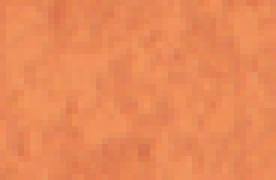
#> input picture example/111/107.png, 46 x 30 px (shown 6 times larger); its folder holds only this picture in this run
$ python -i ctjm.py   (imports and definitions only)   (older library calls are emulated)
#> lines starting #> are read from the running program, lines starting #| are printed output that depends on the picture; after the words box and inside, x2 and y2 are one past the last pixel; in counts of white or black regions, pixels touching at a corner belong together
from __future__ import (
    division,
    print_function,
)

import cv2
import sys
import array
import os as _os
import numpy as np
import skimage.data
import matplotlib.pyplot as plt
import matplotlib.patches as mpatches
import selectivesearch
import matplotlib.pyplot as plt
import scipy.signal as signal
import scipy.misc

from PIL import Image
from skimage import data,filters
from skimage.data import data_dir
from skimage.io import imread, use_plugin
from skimage._shared._warnings import expected_warnings
from skimage.data._binary_blobs import binary_blobs
from skimage.data import img_as_bool
from pylab import *

import tkinter
from tkinter import filedialog

# [1 line not run here, left out]
path1='123123'

# [1 line not run here, left out]
path2='111'

# [1 line not run here, left out]
_ave=0

#global yuantu
#yuantu=''

#global count1
#count1=0

#传参
def chuancan(A):
	global path2
	A=path2

def junzhi2(a):
    sum=0
    ave=a.mean()
    global _ave
    _ave=ave
    #print("ave=")
    #print(ave)


#button1打开文件对话框
def openfiles2():
    #global count1
    #count1=count1+1
    s2fname = filedialog.askopenfilename(title='打开bmp文件', filetypes=[('bmp', '*'), ('All Files', '*')])
#> the answer given: 111/107.png
    print(s2fname)
    global path1
    path1=s2fname
    global path2
    path3=path1.split('.')
    path2=path3[0]

    chuancan(path2)
    #print(path2)
    #print(path1)

    img = Image.open(s2fname)  #打开图片
#> img is the input picture: PIL image 46x30 RGB; mean R, G, B 233.5, 137.3, 88
    img1=Image.open(s2fname)

    #更改图片尺寸
    (x,y) = img.size
#> x = 46; y = 30
    x_s=512
    y_s=512
    img=img.resize((x_s,y_s),Image.ANTIALIAS)
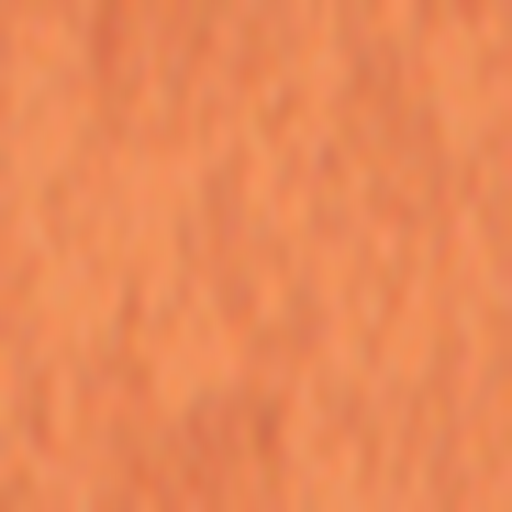
#> img: PIL image 512x512 RGB; mean R, G, B 233.5, 137.3, 88
    img1=img1.resize((x_s,y_s),Image.ANTIALIAS)


    #灰度化
    im1 = array(img.convert('L'))
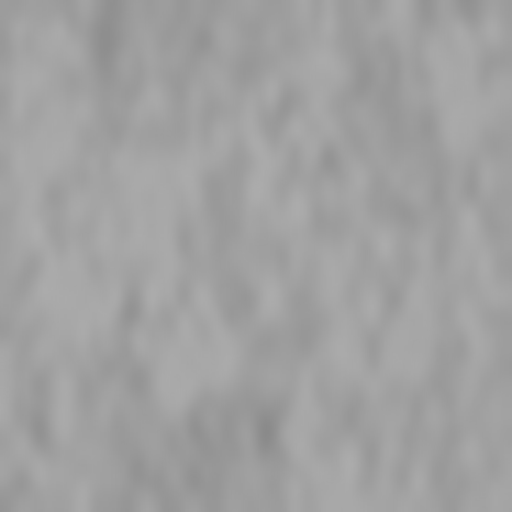
#> im1: shape (512, 512); min 138, max 172, mean 160.4
    im2 = array(img.convert('L'))
    #scipy.misc.imsave('C:\\Users\\Administrator\\Desktop\\lily\\huidu.png', im1)
    scipy.misc.imsave('C:\\Users\\Administrator\\Desktop\\lily\\yuantu.png',img1)

    #string_path='C:\\Users\\Administrator\\Desktop\\lily\\yuantu%d.png'%(count1)
    #scipy.misc.imsave(string_path, img1)
    #global yuantu
    #yuantu=string_path
    img3 = Image.open('C:\\Users\\Administrator\\Desktop\\lily\\yuantu.png')
    img3 = img3.resize((200, 200), Image.ANTIALIAS)
    scipy.misc.imsave('C:\\Users\\Administrator\\Desktop\\lily\\yuantu1.png',img3)

    #将图片三值化

    img_new=im1
    im=img_new
    imm=im
    junzhi2(imm)
#> in junzhi2, `ave=a.mean()`: ave = 160.4
    threshold=_ave-10
#> threshold = 150.4
    for i in range(0,im.shape[0]):
        for j in range(0,im.shape[1]):
            if imm[i][j]>=threshold:
                imm[i][j]=255
            else:
                if imm[i][j]>threshold-50:
                    imm[i][j]=125
                else:
                    imm[i][j]=0
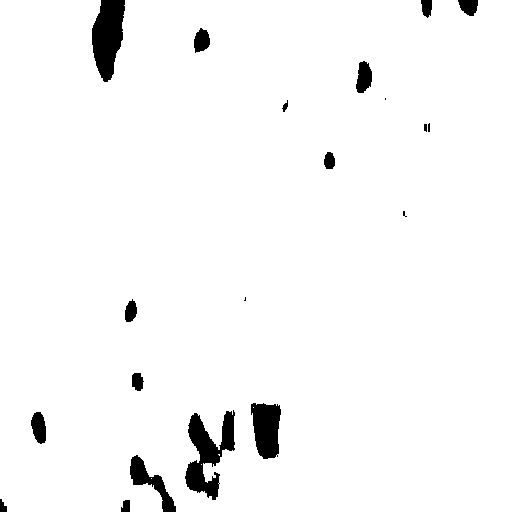
#> imm: shape (512, 512); values 125 (black) and 255 (white), 96.8% white; 20 black regions (4 under 20 px), largest, box (x1, y1, x2, y2) and area: (185, 410, 235, 500) 2100, (92, 0, 125, 82) 1908, (251, 403, 281, 459) 1310

    #中值滤波
    for i in range (10):   #迭代次数
        imgg = cv2.medianBlur(imm,5)  #5*5
#> this loop made 10 passes
#> pass 1, in openfiles2, `imgg = cv2.medianBlur(imm,5)`:
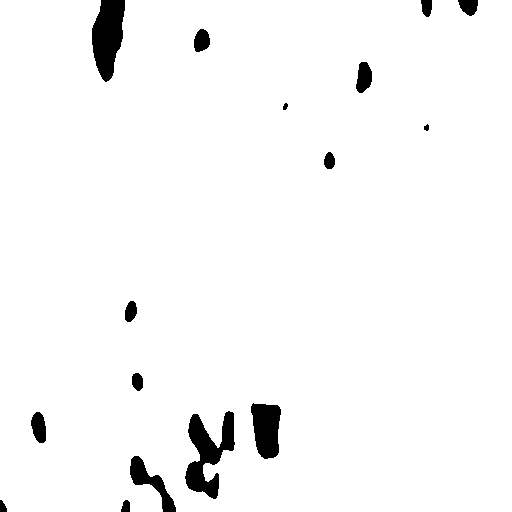
#> imgg: shape (512, 512); values 125 (black) and 255 (white), 96.9% white; 16 black regions, largest, box (x1, y1, x2, y2) and area: (185, 411, 235, 499) 2091, (92, 0, 125, 82) 1907, (251, 403, 281, 459) 1299

    plt.subplot(1,3,1),plt.imshow(im2,'gray')
    scipy.misc.imsave('C:\\Users\\Administrator\\Desktop\\lily\\huidu.png', im2)
    plt.subplot(1,3,2),plt.imshow(imm,'gray')
    scipy.misc.imsave('C:\\Users\\Administrator\\Desktop\\lily\\sanzhi.png', imm)
    plt.subplot(1,3,3),plt.imshow(imgg,'gray')#默认彩色，另一种彩色bgr
    scipy.misc.imsave('C:\\Users\\Administrator\\Desktop\\lily\\lvbo1.png', imgg)

    im = tkinter.PhotoImage(file='C:\\Users\\Administrator\\Desktop\\lily\\yuantu1.png')
#> (the run stopped early here; a loop or call above may not have finished)

$ run again, on example/111/111.png
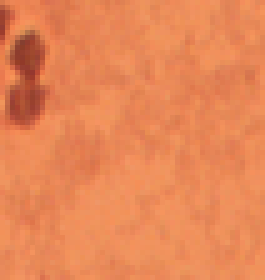
#> input picture example/111/111.png, 53 x 56 px (shown 5 times larger)
#> in openfiles2, img is the input picture: PIL image 53x56 RGB; mean R, G, B 231.4, 134.8, 86.6
#> img: PIL image 512x512 RGB
#> in openfiles2, `im1 = array(img.convert('L'))`:
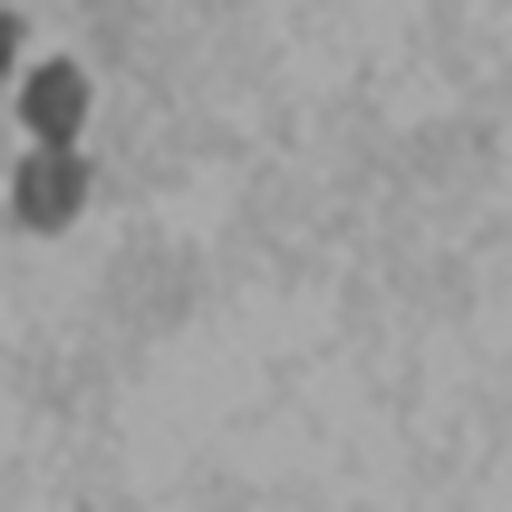
#> im1: shape (512, 512); min 77, max 177, mean 158.2
#> ave = 158.2
#> threshold = 148.2
#> after the loop in openfiles2, `for i in range(0,im.shape[0]):`:
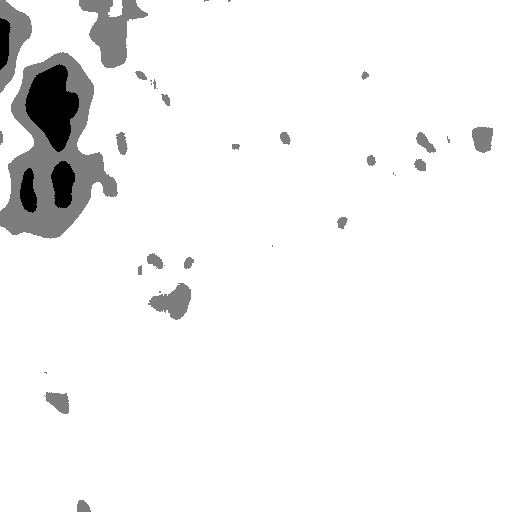
#> imm: shape (512, 512); min 0, max 255, mean 242.7

$ run again, on example/111/112.png
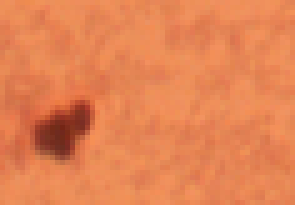
#> input picture example/111/112.png, 59 x 41 px (shown 5 times larger)
#> in openfiles2, img is the input picture: PIL image 59x41 RGB; mean R, G, B 228.5, 131.4, 83.4
#> img: PIL image 512x512 RGB
#> in openfiles2, `im1 = array(img.convert('L'))`:
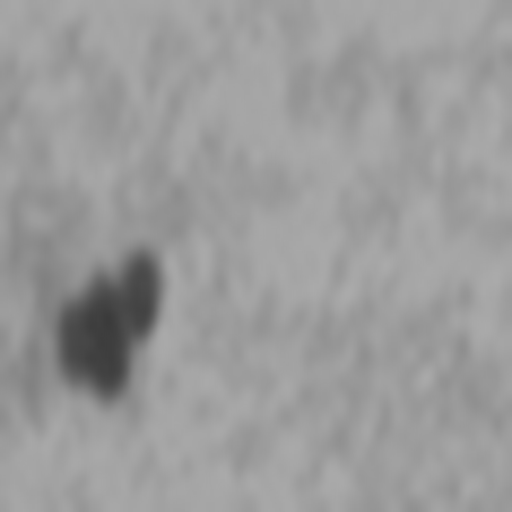
#> im1: shape (512, 512); min 59, max 170, mean 155
#> ave = 155
#> threshold = 145
#> after the loop in openfiles2, `for i in range(0,im.shape[0]):`:
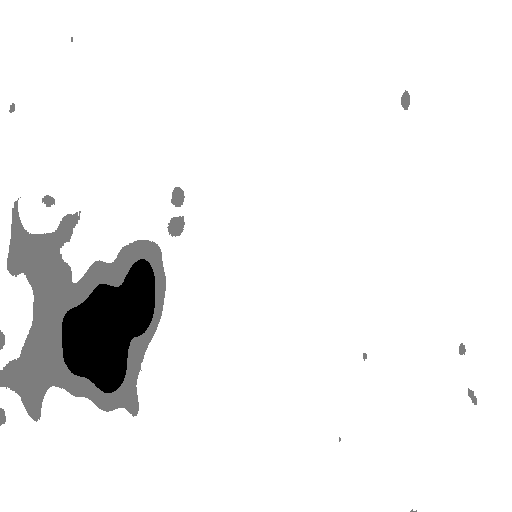
#> imm: shape (512, 512); min 0, max 255, mean 240.2

$ run again, on example/111/113.png
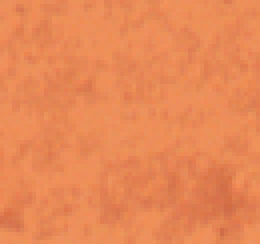
#> input picture example/111/113.png, 65 x 61 px (shown 4 times larger)
#> in openfiles2, img is the input picture: PIL image 65x61 RGB; mean R, G, B 232.4, 136.7, 86.4
#> img: PIL image 512x512 RGB
#> in openfiles2, `im1 = array(img.convert('L'))`:
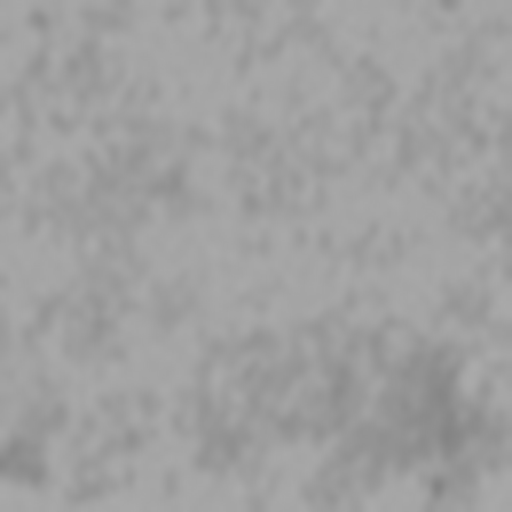
#> im1: shape (512, 512); min 132, max 170, mean 159.6
#> ave = 159.6
#> threshold = 149.6
#> the loop in openfiles2, `for i in range (10):` made 10 passes
#> pass 1, in openfiles2, `imgg = cv2.medianBlur(imm,5)`:
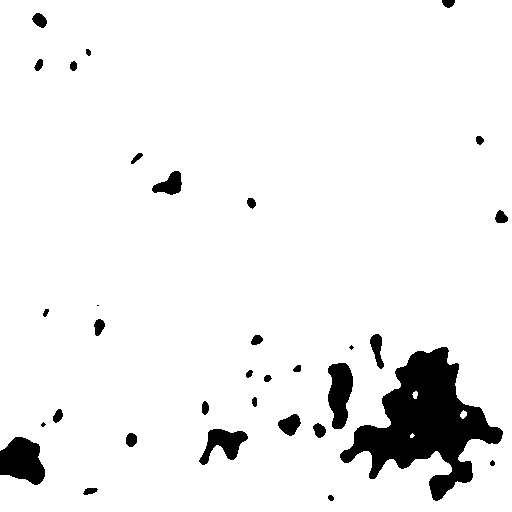
#> imgg: shape (512, 512); values 125 (black) and 255 (white), 93.6% white; 33 black regions (3 under 20 px), largest, box (x1, y1, x2, y2) and area: (340, 347, 503, 501) 10482, (0, 437, 45, 485) 1553, (328, 363, 353, 429) 1203

$ run again, on example/111/108.png
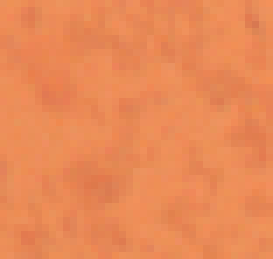
#> input picture example/111/108.png, 39 x 37 px (shown 7 times larger)
#> in openfiles2, img is the input picture: PIL image 39x37 RGB; mean R, G, B 234.1, 138.1, 86.8
#> img: PIL image 512x512 RGB
#> ave = 160.9
#> threshold = 150.9
#> the loop in openfiles2, `for i in range (10):` made 10 passes
#> pass 1, in openfiles2, `imgg = cv2.medianBlur(imm,5)`:
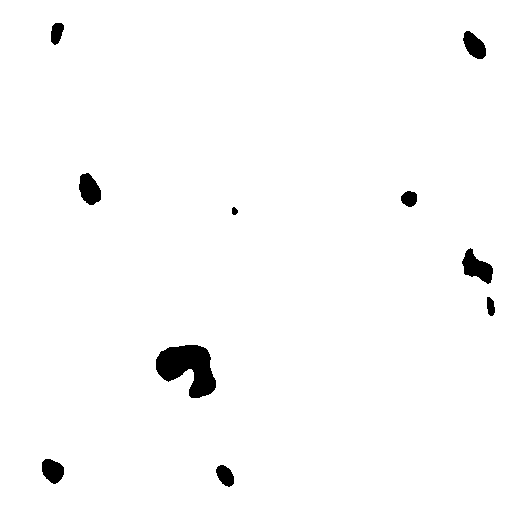
#> imgg: shape (512, 512); values 125 (black) and 255 (white), 98.2% white; 10 black regions, largest, box (x1, y1, x2, y2) and area: (156, 345, 216, 398) 1999, (462, 248, 493, 284) 599, (79, 173, 101, 205) 503
